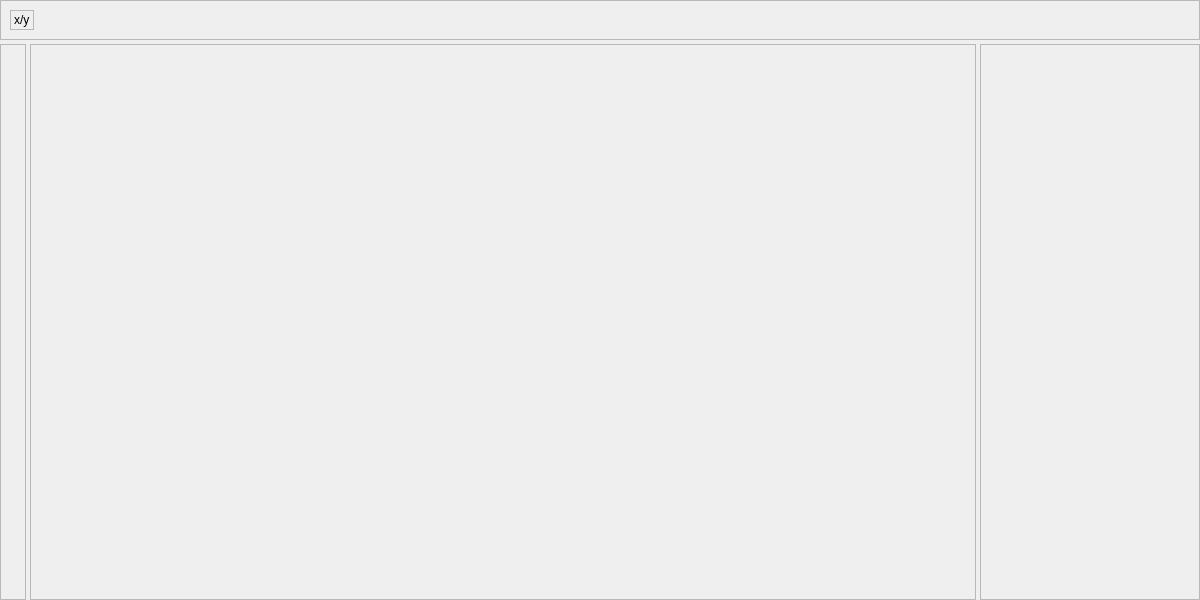
<?xml version="1.0" encoding="UTF-8"?>
<ui version="4.0">
 <class>MapManager</class>
 <widget class="QWidget" name="MapManager">
  <property name="geometry">
   <rect>
    <x>0</x>
    <y>0</y>
    <width>1200</width>
    <height>600</height>
   </rect>
  </property>
  <property name="windowTitle">
   <string/>
  </property>
  <layout class="QVBoxLayout" name="verticalLayout">
   <property name="spacing">
    <number>4</number>
   </property>
   <property name="leftMargin">
    <number>0</number>
   </property>
   <property name="topMargin">
    <number>0</number>
   </property>
   <property name="rightMargin">
    <number>0</number>
   </property>
   <property name="bottomMargin">
    <number>0</number>
   </property>
   <item>
    <widget class="QFrame" name="frame_com">
     <property name="minimumSize">
      <size>
       <width>0</width>
       <height>40</height>
      </size>
     </property>
     <property name="maximumSize">
      <size>
       <width>16777215</width>
       <height>40</height>
      </size>
     </property>
     <property name="frameShape">
      <enum>QFrame::StyledPanel</enum>
     </property>
     <property name="frameShadow">
      <enum>QFrame::Raised</enum>
     </property>
     <layout class="QHBoxLayout" name="horizontalLayout_2">
      <item>
       <widget class="QLabel" name="lab_coord">
        <property name="frameShape">
         <enum>QFrame::StyledPanel</enum>
        </property>
        <property name="frameShadow">
         <enum>QFrame::Raised</enum>
        </property>
        <property name="text">
         <string>x/y</string>
        </property>
       </widget>
      </item>
      <item>
       <spacer name="horizontalSpacer">
        <property name="orientation">
         <enum>Qt::Horizontal</enum>
        </property>
        <property name="sizeHint" stdset="0">
         <size>
          <width>40</width>
          <height>20</height>
         </size>
        </property>
       </spacer>
      </item>
     </layout>
    </widget>
   </item>
   <item>
    <layout class="QGridLayout" name="map_Layout">
     <item row="0" column="1">
      <widget class="QFrame" name="map_frame_temp">
       <property name="frameShape">
        <enum>QFrame::StyledPanel</enum>
       </property>
       <property name="frameShadow">
        <enum>QFrame::Raised</enum>
       </property>
      </widget>
     </item>
     <item row="0" column="2">
      <widget class="QScrollArea" name="map_scrollArea">
       <property name="enabled">
        <bool>true</bool>
       </property>
       <property name="sizePolicy">
        <sizepolicy hsizetype="Preferred" vsizetype="Preferred">
         <horstretch>0</horstretch>
         <verstretch>0</verstretch>
        </sizepolicy>
       </property>
       <property name="minimumSize">
        <size>
         <width>220</width>
         <height>0</height>
        </size>
       </property>
       <property name="maximumSize">
        <size>
         <width>220</width>
         <height>16777215</height>
        </size>
       </property>
       <property name="widgetResizable">
        <bool>true</bool>
       </property>
       <widget class="QWidget" name="scrollAreaWidgetContents">
        <property name="geometry">
         <rect>
          <x>0</x>
          <y>0</y>
          <width>218</width>
          <height>552</height>
         </rect>
        </property>
        <layout class="QVBoxLayout" name="map_Layout_R">
         <property name="spacing">
          <number>4</number>
         </property>
         <property name="leftMargin">
          <number>4</number>
         </property>
         <property name="topMargin">
          <number>4</number>
         </property>
         <property name="rightMargin">
          <number>4</number>
         </property>
         <property name="bottomMargin">
          <number>4</number>
         </property>
        </layout>
       </widget>
      </widget>
     </item>
     <item row="0" column="0">
      <widget class="QFrame" name="map_frame_L">
       <property name="minimumSize">
        <size>
         <width>26</width>
         <height>0</height>
        </size>
       </property>
       <property name="maximumSize">
        <size>
         <width>26</width>
         <height>16777215</height>
        </size>
       </property>
       <property name="frameShape">
        <enum>QFrame::StyledPanel</enum>
       </property>
       <property name="frameShadow">
        <enum>QFrame::Raised</enum>
       </property>
       <layout class="QVBoxLayout" name="verticalLayout_2"/>
      </widget>
     </item>
    </layout>
   </item>
  </layout>
 </widget>
 <resources/>
 <connections/>
</ui>
